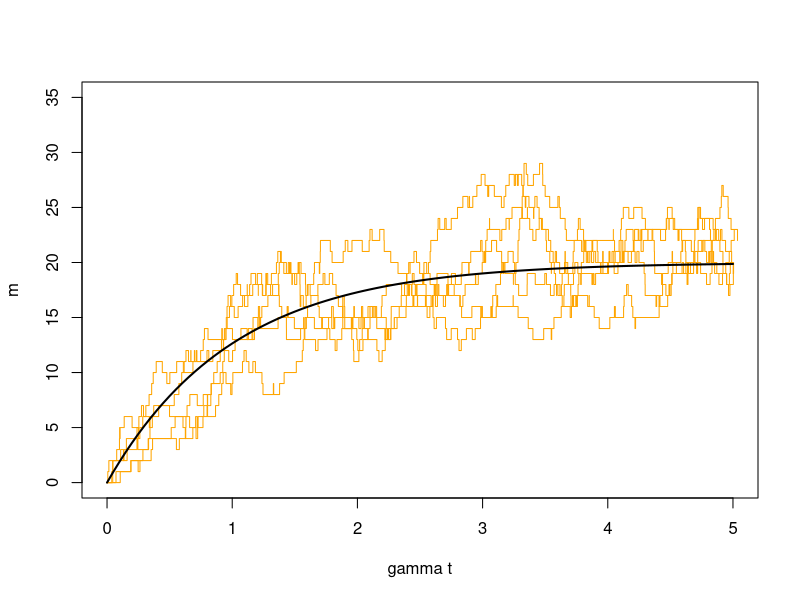
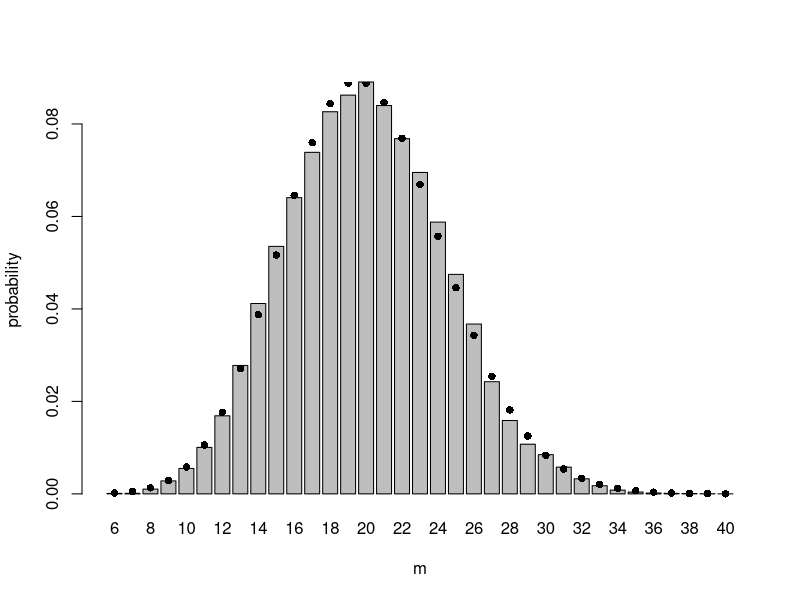

Write R code to recreate these figures, in order.
# Birth-death process of mRNA (k = 20, gamma = 1) simulated with the Gillespie algorithm.
set.seed(1)
k <- 20; g <- 1
gillespie <- function(m0, tmax) {
  t <- 0; m <- m0; ts <- t; ms <- m
  while (t < tmax) {
    a <- c(k, g * m); a0 <- sum(a)
    t <- t + rexp(1, a0)
    m <- m + if (runif(1) < a[1] / a0) 1 else -1
    ts <- c(ts, t); ms <- c(ms, m)
  }
  list(t = ts, m = ms)
}
# relaxation from m = 0 against the exact mean k (1 - exp(-t))
plot(NULL, xlim = c(0, 5), ylim = c(0, 35), xlab = "gamma t", ylab = "m")
for (i in 1:5) { s <- gillespie(0, 5); lines(s$t, s$m, type = "s", col = "orange") }
curve(k * (1 - exp(-x)), add = TRUE, lwd = 2)
# time-weighted stationary distribution against Poisson(k / gamma)
s <- gillespie(20, 2000)
w <- tapply(diff(s$t), head(s$m, -1), sum); w <- w / sum(w)
n <- as.integer(names(w))
barplot(w, names.arg = n, xlab = "m", ylab = "probability")
points(seq_along(n) * 1.2 - 0.5, dpois(n, k / g), pch = 16)
mu <- sum(n * w); cat("Fano factor:", (sum(n^2 * w) - mu^2) / mu, "\n")
